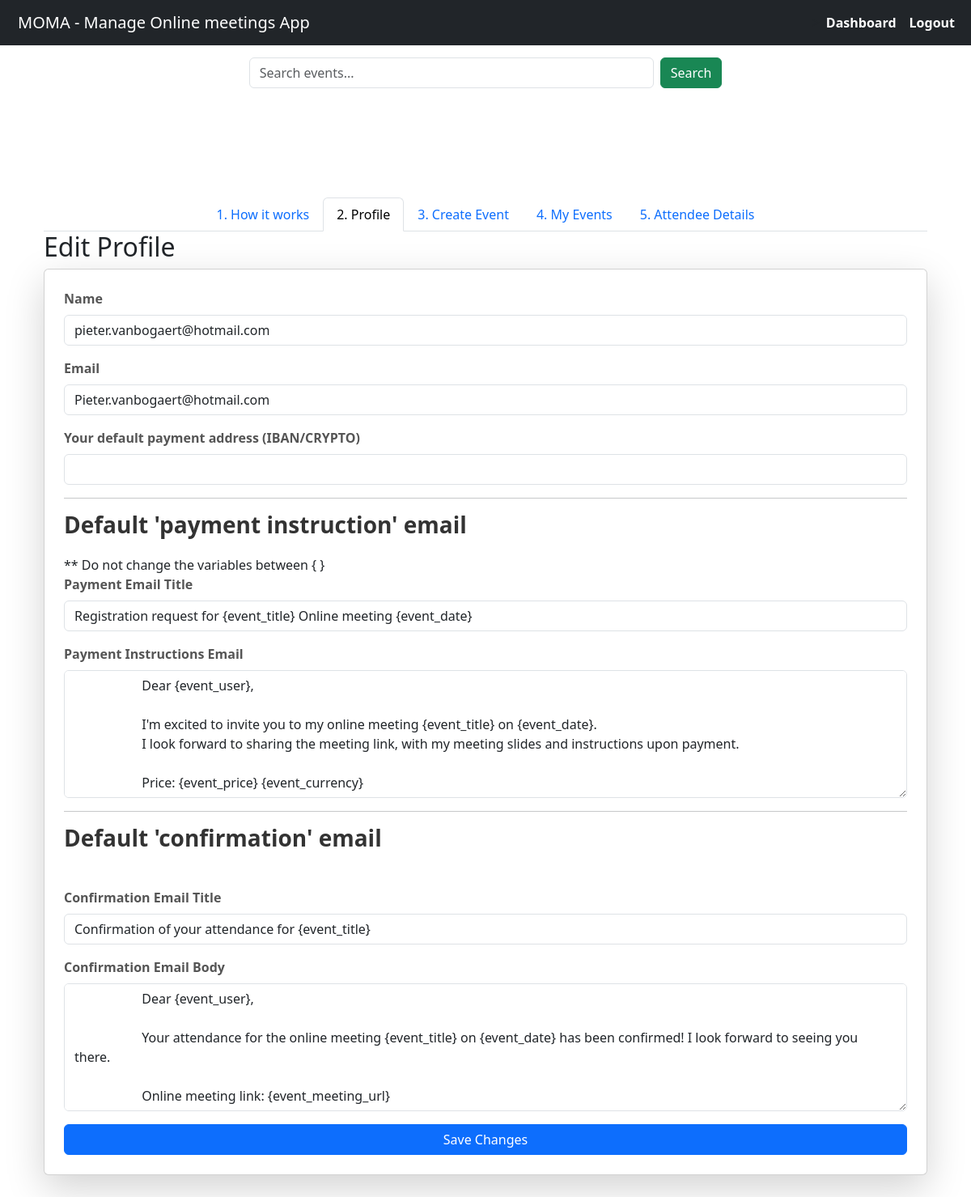
The app's page /dashboard?view=profile (signed in) with its own data.
### models.py (models this page shows, shortened)
class User(db.Model, UserMixin):
    id = db.Column(db.Integer, primary_key=True)
    username = db.Column(db.String(20), unique=True, nullable=False)
    email = db.Column(db.String(120), unique=True, nullable=False)
    password = db.Column(db.String(60), nullable=False)
    birthdate = db.Column(db.Date, nullable=False)
    iban = db.Column(db.String(60), nullable=False, default="")
    payment_email_title = db.Column(db.String(250), nullable=False, default="")
    payment_email_body = db.Column(db.Text, nullable=False, default="")
    confirmation_email_title = db.Column(db.String(250), nullable=False, default="")
    confirmation_email_body = db.Column(db.Text, nullable=False, default="")
    created_events = db.relationship("Event", backref="organizer", lazy=True)

### routes.py (the view, shortened to what this page needs)
@app.route("/dashboard")
@login_required
def dashboard():
    view = request.args.get("view", "dashboard")
    created_events = Event.query.filter_by(user_id=current_user.id).all()
    attending_events = Event.query.join(Attendee).filter(Attendee.user_id == current_user.id).all()
    unique_event_titles = {event.title for event in created_events}
    table_data = []
    return render_template("dashboard.html", view=view, created_events=created_events, attending_events=attending_events, table_data=table_data, unique_event_titles=unique_event_titles)

### routes.py (called while the page is built)
@login_manager.user_loader
def load_user(user_id):
    return User.query.get(int(user_id))

### templates/dashboard.html (shortened to what this page needs)
{% extends "base.html" %}
{% block content %}
<div class="container my-5">
    <ul class="nav nav-tabs justify-content-center">
        <li class="nav-item">
            <a class="nav-link {% if view == 'how_it_works' %}active{% endif %}" href="{{ url_for('dashboard', view='how_it_works') }}">1. How it works</a>
        </li>
        <li class="nav-item">
            <a class="nav-link {% if view == 'profile' %}active{% endif %}" href="{{ url_for('dashboard', view='profile') }}">2. Profile</a>
        </li>
        <li class="nav-item">
            <a class="nav-link {% if view == 'create_event' %}active{% endif %}" href="{{ url_for('dashboard', view='create_event') }}">3. Create Event</a>
        </li>
        <li class="nav-item">
            <a class="nav-link {% if view == 'created_events' %}active{% endif %}" href="{{ url_for('dashboard', view='created_events') }}">4. My Events</a>
        </li>
        <li class="nav-item">
            <a class="nav-link {% if view == 'dashboard' %}active{% endif %}" href="{{ url_for('dashboard', view='dashboard') }}">5. Attendee Details</a>
        </li>
    </ul>
    {% if view == 'profile' %}
    <h2>Edit Profile</h2>
    <div class="card shadow-lg p-4 mb-4">
        <form id="profile-form" action="{{ url_for('edit_profile') }}" method="POST">
            <div class="mb-3">
                <label for="username" class="form-label">Name</label>
                <input type="text" class="form-control" id="username" name="username" value="{{ current_user.username }}" required>
            </div>
            <div class="mb-3">
                <label for="email" class="form-label">Email</label>
                <input type="email" class="form-control" id="email" name="email" value="{{ current_user.email }}" required>
            </div>
            <div class="mb-3">
                <label for="iban" class="form-label">Your default payment address (IBAN/CRYPTO)</label>
                <input type="text" class="form-control" id="iban" name="iban" value="{{ current_user.iban }}" required>
            </div>
            <hr>
            <h3>Default 'payment instruction' email</h3>
            ** Do not change the variables between { }
            <br>
            <div class="mb-3">
                <label for="payment_email_title" class="form-label">Payment Email Title</label>
                <input type="text" class="form-control" id="payment_email_title" name="payment_email_title"
                       value="Registration request for {event_title} Online meeting {event_date}" required>
            </div>
            <div class="mb-3">
                <label for="payment_email_body" class="form-label">Payment Instructions Email</label>
                <textarea class="form-control" id="payment_email_body" name="payment_email_body" rows="6" required>
                    Dear {event_user},
                    I'm excited to invite you to my online meeting {event_title} on {event_date}.
                    I look forward to sharing the meeting link, with my meeting slides and instructions upon payment.
                    Price: {event_price} {event_currency}
                    Payment address : {host_iban}.
                    Comment : {comment}
                    After payment is received, your attendance will be confirmed by email and appear on the website in your dashboard.
                    If you have any questions, don't hesitate to contact me.
                    With best regards,
                    {host_name}
                    {host_email}
                </textarea>
            </div>
            <hr>
            <h3>Default 'confirmation' email</h3>
            <br>
            <div class="mb-3">
                <label for="confirmation_email_title" class="form-label">Confirmation Email Title</label>
                <input type="text" class="form-control" id="confirmation_email_title" name="confirmation_email_title"
                       value="Confirmation of your attendance for {event_title}" required>
            </div>
            <div class="mb-3">
                <label for="confirmation_email_body" class="form-label">Confirmation Email Body</label>
                <textarea class="form-control" id="confirmation_email_body" name="confirmation_email_body" rows="6" required>
                    Dear {event_user},
                    Your attendance for the online meeting {event_title} on {event_date} has been confirmed! I look forward to seeing you there.
                    Online meeting link: {event_meeting_url}
                    With best regards,
                    {host_name}
                    {host_email}
                </textarea>
            </div>
            <div class="d-grid">
                <button type="submit" class="btn btn-primary">Save Changes</button>
            </div>
        </form>
    </div>
    {% endif %}
</div>
{% endblock %}

### static/styles.css (style rules this page uses)
body { font-family: Arial, sans-serif; background-color: #f4f4f9; margin: 0; padding: 0; }
h2 { font-size: 1.5rem; font-weight: bold; margin-bottom: 20px; margin-top: 50px; }
.card { border: none; border-radius: 8px; overflow: hidden; border-radius: 10px; background: white; padding: 20px; box-shadow: 0px 4px 8px rgba(0, 0, 0, 0.1); margin-bottom: 20px; padding-top: 10px; }
.card h3 { color: #333; font-weight: bold; margin-bottom: 20px; }
.form-label { font-weight: bold; color: #555; }
.form-control { border-radius: 5px; padding: 10px; font-size: 14px; }
.btn-primary { background-color: #007bff; border-color: #007bff; font-size: 16px; padding: 10px; border-radius: 5px; }

### records on screen
User: username "pieter.vanbogaert@hotmail.com", email "Pieter.vanbogaert@hotmail.com"
